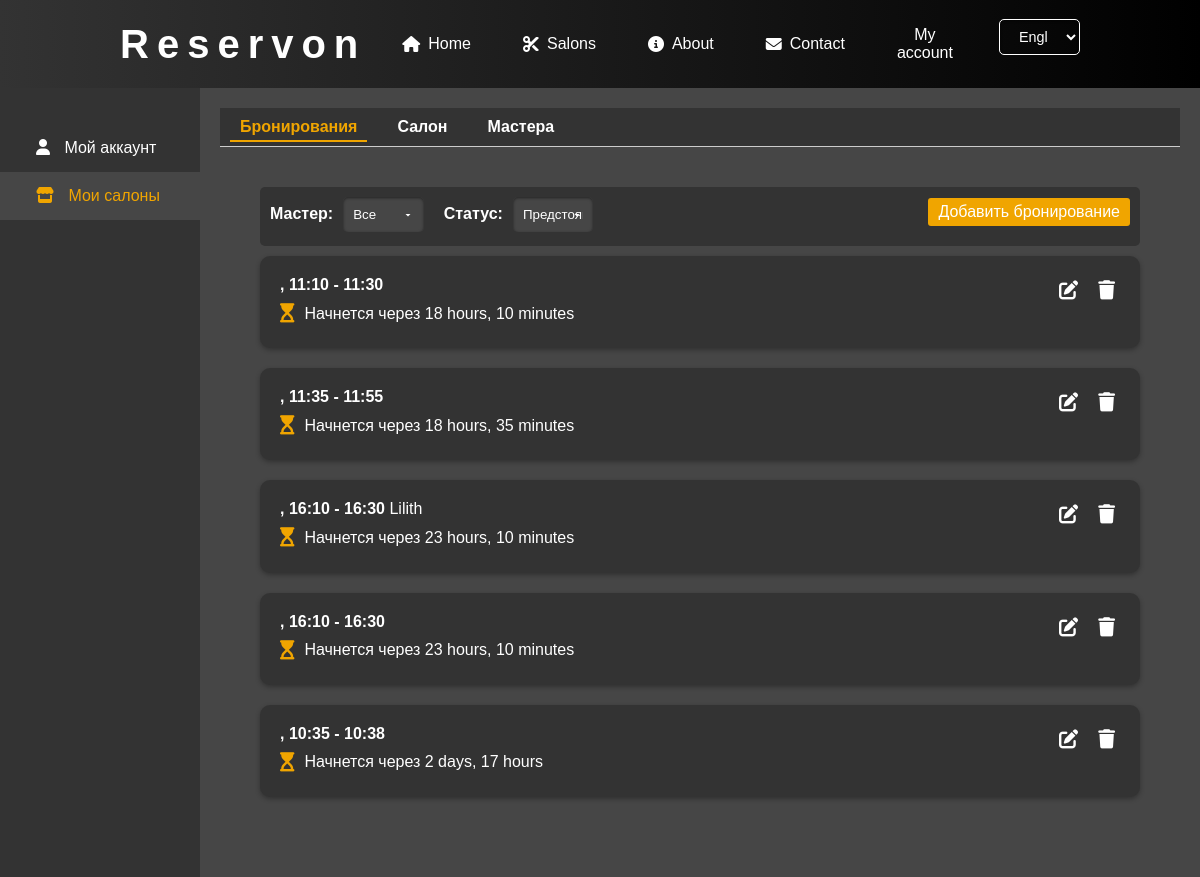
/user-account/bookings/ (signed in), run on an earlier commit of the app's database.
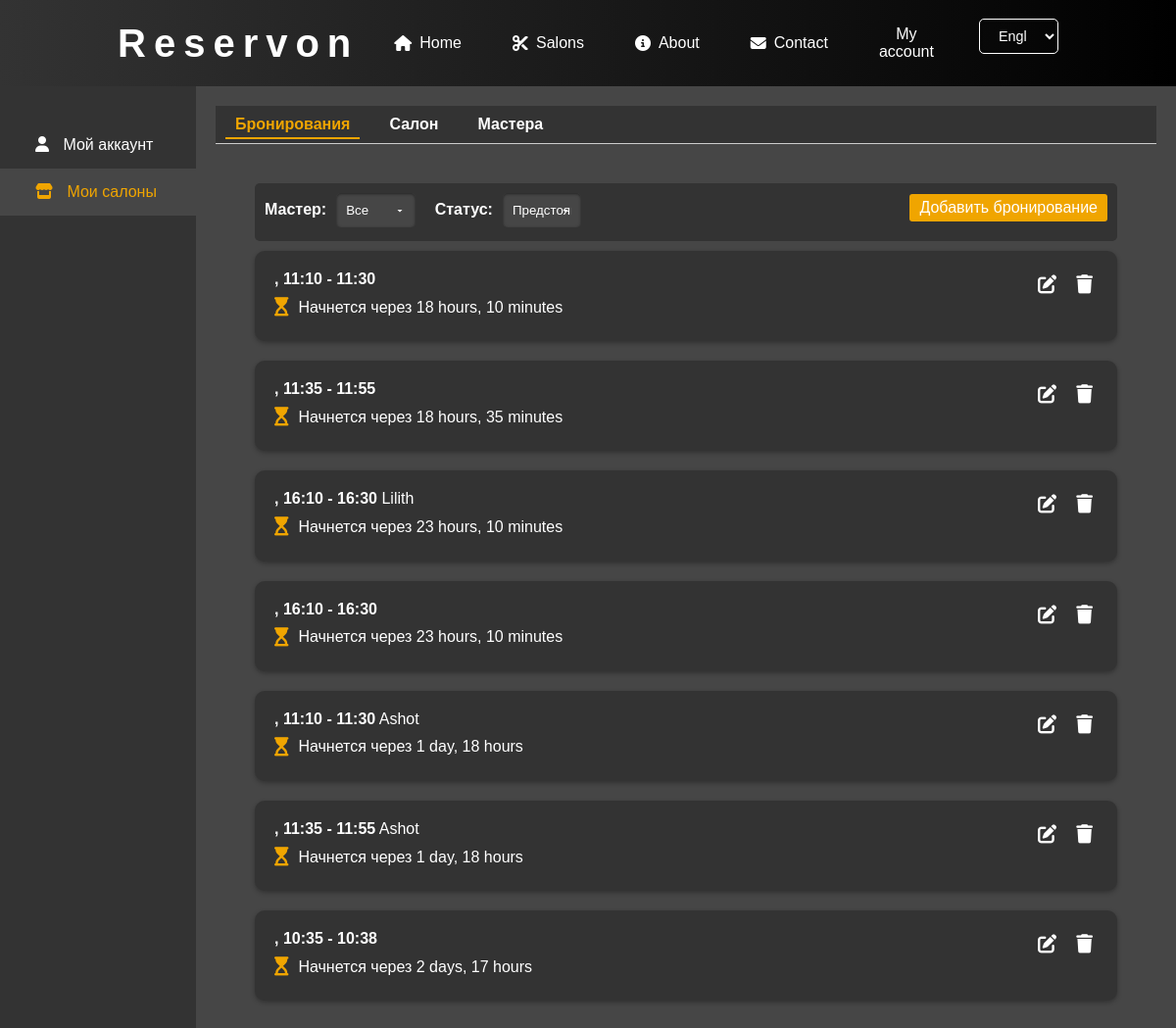
And on a later commit of the database.
### salons/models.py (models this page shows, shortened)
class Appointment(models.Model):
    salon = models.ForeignKey(Salon, on_delete=models.CASCADE)
    user = models.ForeignKey(User, on_delete=models.CASCADE, null=True, blank=True)
    start_datetime = models.DateTimeField()
    end_datetime = models.DateTimeField(null=True, blank=True)
    barbers = models.ManyToManyField(
        Barber,
        through='AppointmentBarberService',
        related_name='appointments'
    )

class AppointmentBarberService(models.Model):
    appointment = models.ForeignKey(Appointment, on_delete=models.CASCADE, related_name='barber_services')
    barber = models.ForeignKey(Barber, on_delete=models.SET_NULL, null=True, blank=True, related_name='appointmentbarberservice')
    services = models.ManyToManyField(Service)
    start_datetime = models.DateTimeField()
    end_datetime = models.DateTimeField()

class Barber(models.Model):
    salon = models.ForeignKey(Salon, on_delete=models.CASCADE, related_name='barbers')
    user = models.OneToOneField(User, on_delete=models.SET_NULL, null=True, blank=True)
    name = models.CharField(max_length=100)
    avatar = models.ImageField(upload_to='salons/barbers', blank=True, null=True)
    description = models.TextField(blank=True, null=True)
    categories = models.ManyToManyField(ServiceCategory, related_name='barbers')  # Add this line
    def __str__(self):
        return f"{self.name} ({self.salon.name})"

### user_account/views.py (the view)
# urls.py: path('bookings/', views.manage_bookings, name='manage_bookings'),
@login_required
def manage_bookings(request):
    user = request.user
    salons = user.administered_salons.all()
    if not salons.exists():
        return render(request, 'user_account/no_salons.html')
    salon_id = request.GET.get('salon_id')
    if salon_id:
        selected_salon = get_object_or_404(Salon, id=salon_id, admins=user)
    else:
        selected_salon = salons.first()
    appointments = Appointment.objects.filter(salon=selected_salon)
    barber_id = request.GET.get('barber')
    status = request.GET.get('status', 'upcoming')  # По умолчанию 'upcoming'
    if barber_id:
        appointments = appointments.filter(barber_services__barber_id=barber_id)
    if status == 'past':
        appointments = appointments.filter(end_datetime__lt=timezone.now())
    elif status == 'upcoming':
        appointments = appointments.filter(start_datetime__gte=timezone.now())
    appointments = appointments.distinct()
    appointments = appointments.order_by('start_datetime')
    paginator = Paginator(appointments, 10)
    page_number = request.GET.get('page')
    page_obj = paginator.get_page(page_number)
    barbers = Barber.objects.filter(salon=selected_salon)
    booking_form = AdminBookingForm()
    context = {
        'appointments': page_obj,
        'barbers': barbers,
        'selected_salon': selected_salon,
        'salons': salons,
        'active_menu': 'bookings',
        'active_sidebar': 'salons',
        'now': timezone.now(),
        'booking_form': booking_form,
    }
    return render(request, 'user_account/manage_bookings.html', context)

### user_account/forms.py
class AdminBookingForm(forms.ModelForm):
    barber = forms.ModelChoiceField(
        queryset=Barber.objects.all(),
        required=False,
        label='Мастер'
    )
    services = forms.ModelMultipleChoiceField(
        queryset=Service.objects.all(),
        required=False,
        label='Услуги'
    )
    class Meta:
        model = Appointment
        fields = ['start_datetime', 'end_datetime', 'barber', 'services']
        labels = {
            'start_datetime': 'Начало бронирования',
            'end_datetime': 'Конец бронирования',
        }
        widgets = {
            'start_datetime': DateTimeInput(attrs={'type': 'datetime-local'}),
            'end_datetime': DateTimeInput(attrs={'type': 'datetime-local'}),
        }

### salons/models.py (called while the page is built)
    def __str__(self):
        return self.name

### user_account/templatetags/custom_filters.py (called while the page is built)
@register.filter
def format_date_localized(value):
    if value is None:
        return ''
    tz = timezone.get_current_timezone()
    value = timezone.localtime(value, tz)
    current_language = get_language() or 'en'
    locale_code = LANGUAGE_LOCALE_MAP.get(current_language, 'en')
    return format_datetime(value, "d MMMM", locale=locale_code)

### user_account/templates/user_account/manage_bookings.html (shortened to what this page needs)
{% extends "user_account/account_base.html" %}
{% load custom_filters %}
{% load static %}
{% block page_content %}
<div class="bookings-container">
    <form method="get" class="filter-form">
        <div class="filter-fields">
            <label for="barber">Мастер:</label>
            <select name="barber" id="barber"  onchange="this.form.submit()">
                <option value="">Все</option>
            </select>
            <label for="status">Статус:</label>
            <select name="status" id="status"  onchange="this.form.submit()">
                <option value="upcoming" {% if request.GET.status == 'upcoming' or request.GET.status == None %}selected{% endif %}>Предстоящие</option>
            </select>
        </div>
          <button type="button" class="btn btn-primary" data-toggle="modal" data-target="#addBookingModal">
            Добавить бронирование
          </button>
        </form>
                        {% include "user_account/add_booking.html" with form=booking_form selected_salon=selected_salon %}
    {% for appointment in appointments %}
        {% if appointment.id %}
    <div class="booking-card"  onclick="window.location.href=`{% url 'user_account:edit_booking' appointment.id %}`">
        <div class="booking-info">
           <span class="booking-time">{{ appointment.start_datetime|format_date_localized }}, {{ appointment.start_datetime|time:"H:i" }} - {{ appointment.end_datetime|time:"H:i" }}</span>
           {% for barber_service in appointment.barber_services.all %}
                    {{ barber_service.barber.name }}{% if not forloop.last %}, {% endif %}
                {% endfor %}
            {% with time_diff=appointment.start_datetime|timeuntil:now %}
            {% if appointment.start_datetime > now %}
                <p>
                    <i class="fas fa-hourglass-start"></i>
                    <span class="booking-countdown">Начнется через {{ time_diff }}</span>
                </p>
            {% else %}
                <p>
                    <i class="fas fa-hourglass-end"></i>
                    <span class="booking-countdown">Уже началось</span>
                </p>
            {% endif %}
        {% endwith %}
        </div>
        <div class="booking-actions">
            <a href="{% url 'user_account:edit_booking' appointment.id %}" class="action-button" title="Редактировать"><i class="fas fa-edit"></i></a>
            <a href="{% url 'user_account:delete_booking' appointment.id %}" class="action-button" title="Удалить"><i class="fas fa-trash"></i></a>
        </div>
    </div>
    {% else %}
        <p>Ошибка: бронирование без идентификатора.</p>
    {% endif %}
        {% empty %}
        <p>Бронирований пока нет</p>
    {% endfor %}
</div>
{% endblock %}

What changed in the data, as far as the page shows it:
added Appointment: start_datetime "11:10", end_datetime "11:30", appointment "1 day, 18 hours"
added AppointmentBarberService: barber.name "Ashot", shown under "11:10"
added Appointment: start_datetime "11:35", end_datetime "11:55", appointment "1 day, 18 hours"
added AppointmentBarberService: barber.name "Ashot", shown under "11:35"
